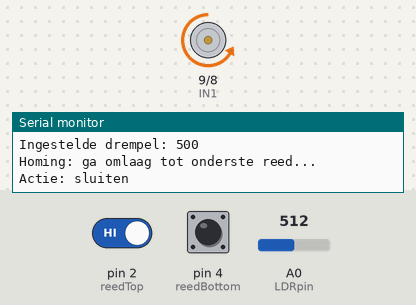
A sketch run on a simulated Arduino Uno, built with avr-gcc and run on an emulated ATmega328P. Parts: motor-driver pin pairs drawn as motors (green arrow = first pin HIGH = forward, orange = second pin HIGH = backward, longer = more drive, scaled by the enable pin), the last lines printed to the serial monitor. Inputs (shaded band) come from the test bench; at power-on: pin 4 (reedBottom) HIGH, pin 2 (reedTop) HIGH, A0 (LDRpin) = 512. No radio packets arrive unless stated.

Above: at 0.9 s.
1.0 s: pin 4 (reedBottom) pulled LOW for 0.15 s
At 2.2 s:
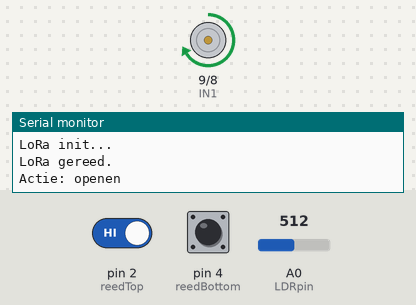
2.6 s: pin 2 (reedTop) driven LOW
At 4.1 s:
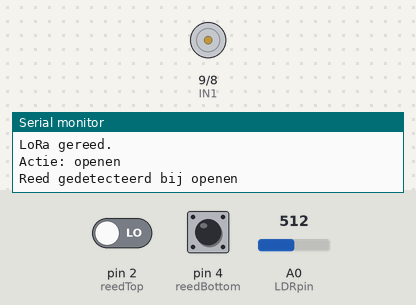
Timing chart, 0 to 5.6 s (numbered marks = the images above; inputs shaded):
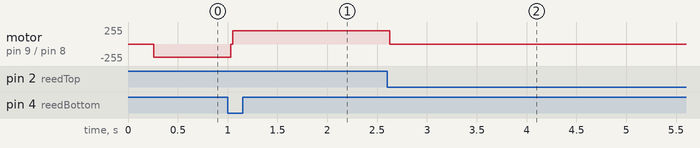

The sketch:

kippenluik_v4_LoRa_def.ino
```cpp
#include <Arduino.h>
#include <EEPROM.h>
#include <SPI.h>
#include <LoRa.h>

// -----------------------------
// Pinconfig kippenluik
// -----------------------------
const int ENA = 10, IN1 = 9, IN2 = 8;
const int reedTop = 2, reedBottom = 4, LDRpin = A0;
const int PWM_SPEED = 200;

const int EEPROM_ADDR_THRESHOLD = 0;
const int EEPROM_ADDR_OPEN      = 4;
const int EEPROM_ADDR_CLOSE     = 8;
const int LIGHT_DEFAULT         = 500;

int lightThreshold = LIGHT_DEFAULT;
unsigned long maxOpenTime  = 10000;
unsigned long maxCloseTime = 10000;

enum DoorState { UNKNOWN, OPEN, CLOSED, MOVING_UP, MOVING_DOWN, ERROR_STATE };
DoorState state = UNKNOWN;
unsigned long lastPrint = 0;

// -----------------------------
// LoRa-config
// -----------------------------
const long LORA_FREQUENCY = 868E6;   // 868 MHz (EU)
const byte LORA_SYNC_WORD  = 0x12;   // private sync word

// RFM95W-pinnen op de Arduino
const int LORA_NSS  = 7;
const int LORA_RST  = 6;
const int LORA_DIO0 = 3;

// SPI-pinnen UNO (vast):
// SCK  = 13
// MISO = 12
// MOSI = 11

unsigned long lastLoraSend = 0;
const unsigned long LORA_INTERVAL = 5000; // elke 5 s een pakket sturen
bool loraOk = false;

// -----------------------------
// Motorhelpers
// -----------------------------
void motorStop() {
  analogWrite(ENA, 0);
  digitalWrite(IN1, LOW);
  digitalWrite(IN2, LOW);
}

void motorUp() {
  analogWrite(ENA, PWM_SPEED);
  digitalWrite(IN1, HIGH);
  digitalWrite(IN2, LOW);
}

void motorDown() {
  analogWrite(ENA, PWM_SPEED);
  digitalWrite(IN1, LOW);
  digitalWrite(IN2, HIGH);
}

// -----------------------------
// Reed helpers
// -----------------------------
bool reedActiveRaw(int pin) {
  // LOW = actief bij INPUT_PULLUP
  return digitalRead(pin) == LOW;
}

bool reedActiveStable(int pin, unsigned long ms = 30) {
  bool first = reedActiveRaw(pin);
  unsigned long t0 = millis();
  while (millis() - t0 < ms) {
    if (reedActiveRaw(pin) != first) {
      first = reedActiveRaw(pin);
      t0 = millis();
    }
  }
  return first;
}

// -----------------------------
// EEPROM
// -----------------------------
void saveThreshold(int val) {
  val = constrain(val, 0, 1023);
  EEPROM.put(EEPROM_ADDR_THRESHOLD, val);
  lightThreshold = val;
  Serial.print("Drempel opgeslagen (EEPROM) = ");
  Serial.println(lightThreshold);
}

void loadConfig() {
  int val;
  EEPROM.get(EEPROM_ADDR_THRESHOLD, val);
  if (val < 0 || val > 1023) val = LIGHT_DEFAULT;
  lightThreshold = val;

  EEPROM.get(EEPROM_ADDR_OPEN, maxOpenTime);
  EEPROM.get(EEPROM_ADDR_CLOSE, maxCloseTime);
  if (maxOpenTime == 0 || maxCloseTime == 0) {
    maxOpenTime = maxCloseTime = 10000;
  }
}

// -----------------------------
// Statushelpers
// -----------------------------
const char* doorStateToString(DoorState s) {
  switch (s) {
    case OPEN:         return "OPEN";
    case CLOSED:       return "CLOSED";
    case MOVING_UP:    return "MOVING_UP";
    case MOVING_DOWN:  return "MOVING_DOWN";
    case ERROR_STATE:  return "ERROR";
    default:           return "UNKNOWN";
  }
}

void printStatus(int lightValue) {
  Serial.print("Licht=");      Serial.print(lightValue);
  Serial.print("  Drempel=");  Serial.print(lightThreshold);
  Serial.print("  Top=");
  Serial.print(reedActiveRaw(reedTop) ? "GESLOTEN" : "OPEN");
  Serial.print("  Bottom=");
  Serial.print(reedActiveRaw(reedBottom) ? "GESLOTEN" : "OPEN");
  Serial.print("  Luik=");
  Serial.println(doorStateToString(state));
}

// -----------------------------
// Beweging met failsafe
// -----------------------------
bool moveUntilReedOrTimeout(bool omhoog) {
  unsigned long start = millis();
  unsigned long limit = omhoog ? maxOpenTime : maxCloseTime;
  const char* actie   = omhoog ? "openen" : "sluiten";
  int stopPin         = omhoog ? reedTop : reedBottom;

  Serial.print("Actie: "); Serial.println(actie);
  if (omhoog) motorUp(); else motorDown();

  while (millis() - start < limit) {
    if (reedActiveStable(stopPin)) {
      motorStop();
      Serial.print("Reed gedetecteerd bij "); Serial.println(actie);
      return true;
    }
    delay(10);
  }

  motorStop();
  Serial.print("Tijdslimiet bereikt bij "); Serial.println(actie);
  state = ERROR_STATE;
  return false;
}

// -----------------------------
// Calibratie zonder harde tijdslimiet
// -----------------------------
void calibrateTimes() {
  Serial.println("Start automatische calibratie...");
  unsigned long t0, durClose = 0, durOpen = 0;

  // Eerst volledig sluiten
  if (!reedActiveStable(reedBottom)) {
    Serial.println("Sluiten tot onderste reed...");
    motorDown();
    t0 = millis();
    while (!reedActiveStable(reedBottom)) {
      if ((millis() - t0) % 1000 < 10) {
        Serial.print("DBG Top=");    Serial.print(reedActiveRaw(reedTop));
        Serial.print(" Bottom=");    Serial.println(reedActiveRaw(reedBottom));
      }
      delay(10);
    }
    durClose = millis() - t0;
    motorStop();
    Serial.print("Onderste reed bereikt na "); Serial.print(durClose); Serial.println(" ms.");
  } else {
    durClose = 0;
    Serial.println("Onderste reed was al actief bij start.");
  }

  delay(1000);

  // Beweging omhoog
  Serial.println("Beweging omhoog voor kalibratie...");
  t0 = millis();
  motorUp();
  while (!reedActiveStable(reedTop)) {
    if ((millis() - t0) % 1000 < 10) {
      Serial.print("DBG Top=");    Serial.print(reedActiveRaw(reedTop));
      Serial.print(" Bottom=");    Serial.println(reedActiveRaw(reedBottom));
    }
    delay(10);
  }
  durOpen = millis() - t0;
  motorStop();
  Serial.print("Bovenste reed bereikt na "); Serial.print(durOpen); Serial.println(" ms.");

  delay(1000);

  // Beweging omlaag
  Serial.println("Beweging omlaag voor kalibratie...");
  t0 = millis();
  motorDown();
  while (!reedActiveStable(reedBottom)) {
    if ((millis() - t0) % 1000 < 10) {
      Serial.print("DBG Top=");    Serial.print(reedActiveRaw(reedTop));
      Serial.print(" Bottom=");    Serial.println(reedActiveRaw(reedBottom));
    }
    delay(10);
  }
  durClose = millis() - t0;
  motorStop();
  Serial.print("Onderste reed opnieuw bereikt na "); Serial.print(durClose); Serial.println(" ms.");

  // Opslaan met 10% marge
  maxOpenTime  = (unsigned long)(durOpen  * 1.1);
  maxCloseTime = (unsigned long)(durClose * 1.1);
  EEPROM.put(EEPROM_ADDR_OPEN,  maxOpenTime);
  EEPROM.put(EEPROM_ADDR_CLOSE, maxCloseTime);

  Serial.print("Calibratie voltooid. Open=");  Serial.print(durOpen);
  Serial.print(" ms, Dicht=");                 Serial.print(durClose);
  Serial.println(" ms (met 10% marge).");
  state = CLOSED;
}

// -----------------------------
// Seriële commando's
// -----------------------------
void handleSerial() {
  if (!Serial.available()) return;
  String line = Serial.readStringUntil('\n');
  line.trim();

  if (line.startsWith("T=")) {
    int v = line.substring(2).toInt();
    saveThreshold(v);
    Serial.print("Nieuwe drempel via Serial: "); Serial.println(lightThreshold);
  } else if (line == "S?") {
    int lightValue = analogRead(LDRpin);
    printStatus(lightValue);
  } else if (line == "CAL") {
    calibrateTimes();
  } else {
    Serial.println("Commando's: T=xxx | S? | CAL");
  }
}

// -----------------------------
// LoRa: JSON-statuspakket zenden
// -----------------------------
void sendLoraStatus(int lightValue) {
  if (!loraOk) return;

  // JSON-payload
  // {"light":512,"threshold":600,"door":"OPEN","reedTop":0,"reedBottom":1}
  LoRa.beginPacket();
  LoRa.print("{\"light\":");
  LoRa.print(lightValue);
  LoRa.print(",\"threshold\":");
  LoRa.print(lightThreshold);
  LoRa.print(",\"door\":\"");
  LoRa.print(doorStateToString(state));
  LoRa.print("\",\"reedTop\":");
  LoRa.print(reedActiveRaw(reedTop) ? 1 : 0);
  LoRa.print(",\"reedBottom\":");
  LoRa.print(reedActiveRaw(reedBottom) ? 1 : 0);
  LoRa.print("}");
  LoRa.endPacket();  // blokkerend tot verzending klaar is
}

// -----------------------------
// LoRa: RX-commando's verwerken
// -----------------------------
void handleLoraRx(int currentLight) {
  if (!loraOk) return;

  int packetSize = LoRa.parsePacket();
  if (packetSize <= 0) return;

  Serial.print("LoRa-pakket ontvangen, size=");
  Serial.println(packetSize);

  if (packetSize >= 2) {
    uint8_t cmd = LoRa.read();   // eerste byte
    uint8_t val = LoRa.read();   // tweede byte

    // rest van het pakket (indien aanwezig) weggooien
    while (LoRa.available()) {
      LoRa.read();
    }

    if (cmd == 'T') {
      // schaal 0-255 naar 0-1023
      int newThreshold = map(val, 0, 255, 0, 1023);
      saveThreshold(newThreshold);

      Serial.print("Nieuwe drempel via LoRa (raw val=");
      Serial.print(val);
      Serial.print(") -> ");
      Serial.println(newThreshold);
    } else if (cmd == 'S') {
      // Statusrequest via LoRa
      Serial.println("LoRa-statusrequest ontvangen ('S'), stuur status terug.");
      sendLoraStatus(currentLight);
    } else {
      Serial.print("Onbekend LoRa-commando: ");
      Serial.println((char)cmd);
    }
  } else {
    // te klein pakket, alles weggooien
    while (LoRa.available()) LoRa.read();
  }
}

// -----------------------------
// Setup
// -----------------------------
void setup() {
  pinMode(ENA, OUTPUT);
  pinMode(IN1, OUTPUT);
  pinMode(IN2, OUTPUT);
  pinMode(reedTop, INPUT_PULLUP);
  pinMode(reedBottom, INPUT_PULLUP);

  Serial.begin(9600);
  delay(100);
  loadConfig();

  Serial.println("Kippenluik met stabiele reed-detectie, homing, foutstatus en LoRa I/O.");
  Serial.println("Commando's: T=xxx (drempel) | S? (status) | CAL (kalibratie)");
  Serial.print("Ingestelde drempel: "); Serial.println(lightThreshold);

  if (reedActiveStable(reedBottom))      state = CLOSED;
  else if (reedActiveStable(reedTop))    state = OPEN;
  else                                   state = UNKNOWN;

  // Homing bij onbekende startpositie
  if (state == UNKNOWN) {
    Serial.println("Homing: ga omlaag tot onderste reed...");
    moveUntilReedOrTimeout(false);
    state = CLOSED;
  }

  // ---------- LoRa-init ----------
  Serial.println("LoRa init...");
  LoRa.setPins(LORA_NSS, LORA_RST, LORA_DIO0);

  if (!LoRa.begin(LORA_FREQUENCY)) {
    Serial.println("LoRa init failed. Kippenluik werkt verder zonder LoRa.");
    loraOk = false;
  } else {
    LoRa.setSyncWord(LORA_SYNC_WORD);
    LoRa.setSpreadingFactor(7);      // expliciet SF7, zoals ESP32
    LoRa.setSignalBandwidth(125E3);  // 125 kHz, zoals ESP32
    LoRa.enableCrc();                // CRC aan, zoals ESP32
    Serial.println("LoRa gereed.");
    loraOk = true;
  }
}

// -----------------------------
// Hoofdlus
// -----------------------------
void loop() {
  handleSerial();

  int lightValue = analogRead(LDRpin);

  // inkomende LoRa-commando's verwerken (met actuele lichtwaarde)
  handleLoraRx(lightValue);

  if (millis() - lastPrint > 5000) {
    printStatus(lightValue);
    lastPrint = millis();
  }

  // Logica voor openen/sluiten luik
  if (lightValue > lightThreshold && state != OPEN) {
    state = MOVING_UP;
    if (moveUntilReedOrTimeout(true)) state = OPEN;
    else state = ERROR_STATE;
  }

  if (lightValue <= lightThreshold && state != CLOSED) {
    state = MOVING_DOWN;
    if (moveUntilReedOrTimeout(false)) state = CLOSED;
    else state = ERROR_STATE;
  }

  // Periodiek LoRa-statuspakket versturen
  if (millis() - lastLoraSend > LORA_INTERVAL) {
    lastLoraSend = millis();
    sendLoraStatus(lightValue);
  }

  delay(200);
}
```

Measured:
- after the input at 1.0 s, motor on pin 9 (IN1) / pin 8 (IN2): backward 200/255 → forward 200/255 at once
- after the input at 2.6 s, motor on pin 9 (IN1) / pin 8 (IN2): forward 200/255 → stopped at once
